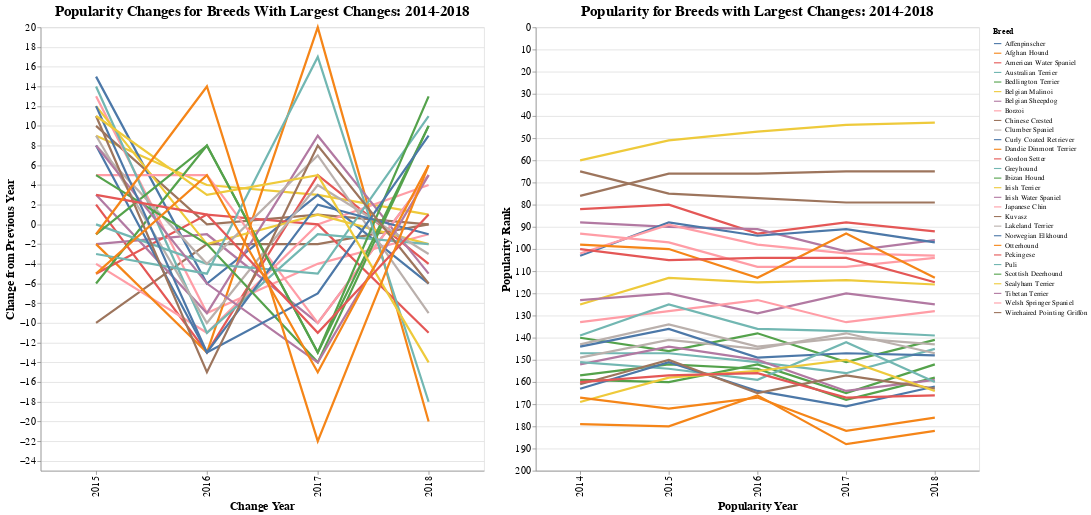

Notebook cell for this chart:
### Code cell
filtered_change_df = pop_change_df[(pop_change_df['Max Change'] >= top_change_limit) & (pop_change_df['Max Change'] < 100)]
filtered_breed_df = pop_trend_df[pop_trend_df['Breed'].isin(filtered_change_df['Breed'])]

filtered_breed_df.rename(columns={"Year": "Popularity Year", "Rank": "Popularity Rank", "Mean Rank": "Mean Popularity Rank"}, inplace=True)
filtered_change_df.rename(columns={"Year": "Change Year", "Rank": "Popularity Change"}, inplace=True)

complete_pop_change_frame = filtered_breed_df.merge(filtered_change_df, on='Breed')

multi = alt.selection_multi(fields=['Breed'])

base = alt.Chart(complete_pop_change_frame).properties(
    width=600,
    height=600
).add_selection(multi)

change_chart = base.mark_line(size=3).encode(
    x=alt.X('Change Year'),
    y=alt.Y('Popularity Change', title='Change from Previous Year'),
    color=alt.condition(multi,
                        alt.Color('Breed:N'),
                        alt.value('lightgray')),
    tooltip=['Breed', 'Popularity Change']
).properties(title='Popularity Changes for Breeds With Largest Changes: 2014-2018')

change_pop_chart = base.mark_line(size=3).encode(
    x=alt.X('Popularity Year'),
    y=alt.Y('Popularity Rank', sort='descending'),
    color=alt.condition(multi,
                        alt.Color('Breed:N'),
                        alt.value('lightgray')),
    tooltip=['Breed', 'Popularity Rank']
).properties(title='Popularity for Breeds with Largest Changes: 2014-2018')

alt.hconcat(change_chart, change_pop_chart).configure_title(
    fontSize=20).configure_axis(labelFontSize=14, titleFontSize=16)

### Figure 1 — Vega-Lite specification as saved in the notebook (floating-point values rounded to 4 significant figures; data arrays with more than 128 entries replaced by an {"elided": "..."} marker saying what was removed)
{"usermeta": {"embedOptions": {"theme": "fivethirtyeight"}}, "config": {"view": {"continuousWidth": 400, "continuousHeight": 300}, "axis": {"labelFontSize": 14, "titleFontSize": 16}, "title": {"fontSize": 20}}, "hconcat": [{"mark": {"type": "line", "size": 3}, "encoding": {"color": {"condition": {"type": "nominal", "field": "Breed", "selection": "selector002"}, "value": "lightgray"}, "tooltip": [{"type": "nominal", "field": "Breed"}, {"type": "quantitative", "field": "Popularity Change"}], "x": {"type": "nominal", "field": "Change Year"}, "y": {"type": "quantitative", "field": "Popularity Change", "title": "Change from Previous Year"}}, "height": 600, "selection": {"selector002": {"type": "multi", "fields": ["Breed"]}}, "title": "Popularity Changes for Breeds With Largest Changes: 2014-2018", "width": 600}, {"mark": {"type": "line", "size": 3}, "encoding": {"color": {"condition": {"type": "nominal", "field": "Breed", "selection": "selector002"}, "value": "lightgray"}, "tooltip": [{"type": "nominal", "field": "Breed"}, {"type": "quantitative", "field": "Popularity Rank"}], "x": {"type": "nominal", "field": "Popularity Year"}, "y": {"type": "quantitative", "field": "Popularity Rank", "sort": "descending"}}, "height": 600, "selection": {"selector002": {"type": "multi", "fields": ["Breed"]}}, "title": "Popularity for Breeds with Largest Changes: 2014-2018", "width": 600}], "data": {"name": "data-8f32f7c5566b71cab88e43999d7ca3f4"}, "$schema": "https://vega.github.io/schema/vega-lite/v4.8.1.json", "datasets": {"data-8f32f7c5566b71cab88e43999d7ca3f4": {"elided": "580 records"}}}
